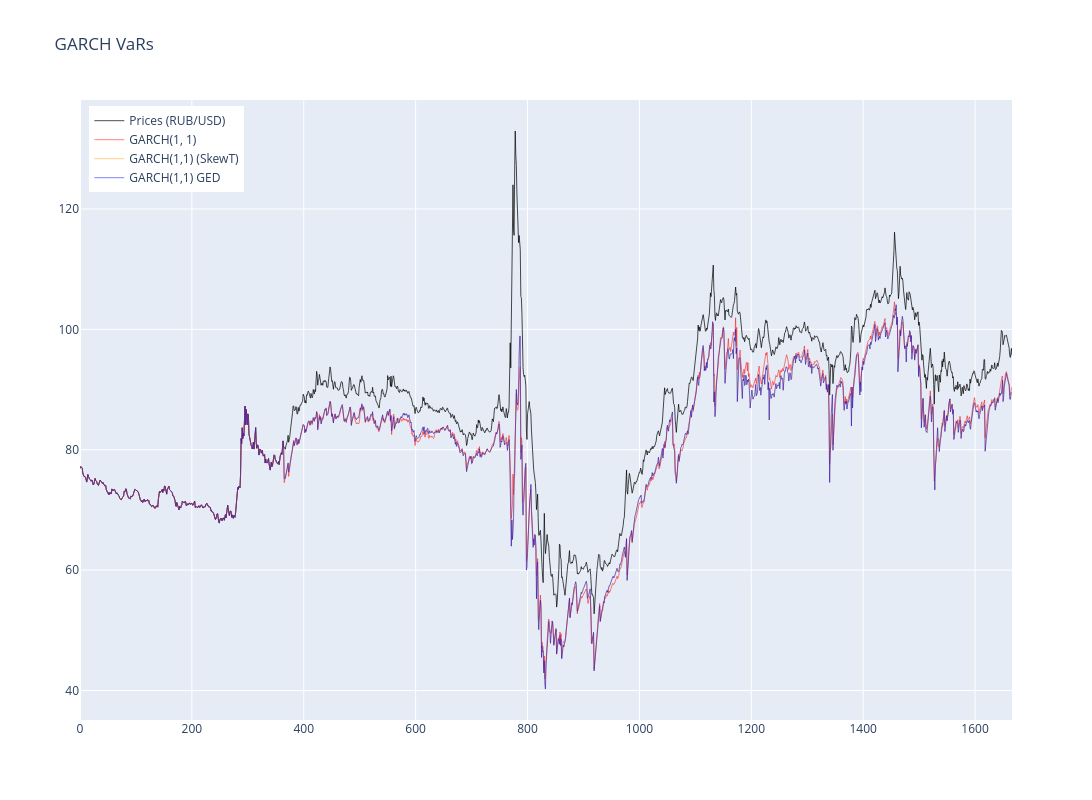

Write notebook code for a chart like this one.
### Code cell
import plotly.graph_objects as go

# Create figure
fig = go.Figure()

# Add the returns line (scaled)
fig.add_trace(go.Scatter(
    x=np.arange(len(prices_usd)),
    y= prices_usd,
    mode='lines',
    name='Prices (RUB/USD)',
    line=dict(color='black', width=1),
    opacity=0.7
))

# Add GARCH(1,1)
fig.add_trace(go.Scatter(
    x=np.arange(len(prices_usd)),
    y=turn_var_into_real_terms(_norm_vars, prices_usd),
    mode='lines',
    line=dict(color='red', width=0.5),
    name='GARCH(1, 1)'
))

fig.add_trace(go.Scatter(
    x=np.arange(len(prices_usd)),
    y=turn_var_into_real_terms(_garch_skewt_vars, prices_usd),
    mode='lines',
    line=dict(color='orange', width=0.5),
    name='GARCH(1,1) (SkewT)'
))


fig.add_trace(go.Scatter(
    x=np.arange(len(prices_usd)),
    y=turn_var_into_real_terms(_garch_skewt_vars, prices_usd),
    mode='lines',
    line=dict(color='blue', width=0.5),
    name='GARCH(1,1) GED'
))

# fig.add_trace(go.Scatter(
#     x=np.arange(len(prices_usd)),
#     y=turn_var_into_real_terms(_t_egarch_vars, prices_usd),
#     mode='lines',
#     line=dict(color='green', width=0.5),
#     name='EGARCH(1,0,1) (S)'
# ))

# fig.add_trace(go.Scatter(
#     x=np.arange(len(prices_usd)),
#     y=turn_var_into_real_terms(_t_gjrgarjch_vars, prices_usd),
#     mode='lines',
#     line=dict(color='brown', width=0.5),
#     name='GJR-GARCH(1,1,1) (S)'
# ))

# Update layout
fig.update_layout(
    title=f'GARCH VaRs',
    width=1200,
    height=800,
    hovermode='x unified',
    legend=dict(
        yanchor="top",
        y=0.99,
        xanchor="left",
        x=0.01
    )
)

fig.show()

### Figure 1 — Plotly figure (JSON) as saved in the notebook; plotly's stock layout.template omitted (floating-point values rounded to 4 significant figures; data arrays with more than 128 entries replaced by an {"elided": "..."} marker saying what was removed)
{"data": [{"line": {"color": "black", "width": 1}, "mode": "lines", "name": "Prices (RUB/USD)", "opacity": 0.7, "type": "scatter", "x": {"elided": "1667 int values"}, "y": {"elided": "1667 float values"}}, {"line": {"color": "red", "width": 0.5}, "mode": "lines", "name": "GARCH(1, 1)", "type": "scatter", "x": {"elided": "1667 int values"}, "y": {"elided": "1666 float values"}}, {"line": {"color": "orange", "width": 0.5}, "mode": "lines", "name": "GARCH(1,1) (SkewT)", "type": "scatter", "x": {"elided": "1667 int values"}, "y": {"elided": "1666 float values"}}, {"line": {"color": "blue", "width": 0.5}, "mode": "lines", "name": "GARCH(1,1) GED", "type": "scatter", "x": {"elided": "1667 int values"}, "y": {"elided": "1666 float values"}}], "layout": {"height": 800, "hovermode": "x unified", "legend": {"x": 0.01, "xanchor": "left", "y": 0.99, "yanchor": "top"}, "title": {"text": "GARCH VaRs"}, "width": 1200}}
